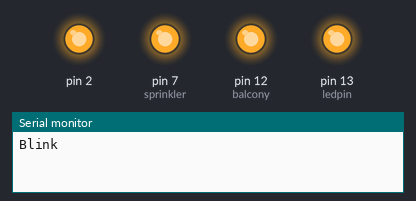
Simulated run of this sketch. Board: Arduino Uno, built with avr-gcc and run on an emulated ATmega328P. Parts: output pins drawn as LEDs (lit = HIGH), the last lines printed to the serial monitor. The local clock reads 2024-03-15 10:24:30 at power-on unless the sketch sets it.

Above: at 0.5 s.
At 4.0 s:
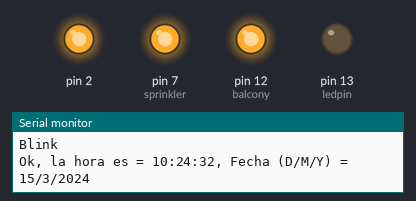
Timing chart, 0 to 9.1 s (numbered marks = the images above):
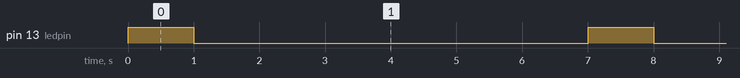

Measured:
- by itself, pin 13 (ledpin): alternates HIGH for 1.0 s and LOW for 6.0 s

The sketch:

irrigate.ino
```cpp
#include <Wire.h>
#include <TimeLib.h>
#include <DS1307RTC.h>


/*
# GPIO  pin
water_gpio = 26 # Led light #1
sprinkler_gpio = 19 # Lower sprinkler
l2 = 18 #led light #2
leds_list = [water_gpio, l2, sprinkler_gpio]

# Watering time
watering_time = 60
sprinkler_time = 180

Example of constant definition
#define ledPin 3
// The compiler will replace any mention of ledPin with the value 3 at compile time.

*/
#define watering_time 60000 // 1 minute
#define sprinkler_time 180000 // 3 minutes
#define ledblink 1000 // 1 second
#define ledpin 13 // native led
#define balcony 12
#define sprinkler 7
#define waiting_time 43200 // 24 hours in miliseconds = 86400000
tmElements_t tm;

void setup() {
  // Set up Pins mode
  pinMode(ledpin, OUTPUT);
  pinMode(balcony, OUTPUT);
  pinMode(sprinkler, OUTPUT);
  // Alimentar relay board
  pinMode(2, OUTPUT);

    //Initiate Serial communication.
  Serial.begin(9600);
  // Ensure relay pins are off
  digitalWrite(balcony, HIGH);
  digitalWrite(sprinkler, HIGH);
  digitalWrite(2, HIGH);  // para alimentar relay board


}

void ledblinking(int number){
  Serial.println("Blink");
  digitalWrite(ledpin, HIGH);
  delay(number);
  digitalWrite(ledpin, LOW);
  delay(number);

}
void water_balcony(){
  Serial.println("Balcony starts being watered");
  digitalWrite(balcony, LOW);
  delay(watering_time);
  digitalWrite(balcony, HIGH);
  Serial.println("Balcony stops being watered");
  }
void sprinkling(){
  Serial.println("Sprinkle starts");
  digitalWrite(sprinkler, LOW);
  delay(sprinkler_time);
  digitalWrite(sprinkler, HIGH);
  Serial.println("Sprinkle ends");
}

void time_printing(){


  if (RTC.read(tm)) {
    Serial.print("Ok, la hora es = ");
    print2digits(tm.Hour);
    Serial.write(':');
    print2digits(tm.Minute);
    Serial.write(':');
    print2digits(tm.Second);
    Serial.print(", Fecha (D/M/Y) = ");
    Serial.print(tm.Day);
    Serial.write('/');
    Serial.print(tm.Month);
    Serial.write('/');
    Serial.print(tmYearToCalendar(tm.Year));
    if (tm.Minute == 35){
      Serial.print("!!!! MINUTO 35!!!!!!");
    }
    Serial.println();
  } else {
    if (RTC.chipPresent()) {
      Serial.println("The DS3231 has stopped.  Please run the SetTime");
      Serial.println("example to initialize the time and begin running.");
      Serial.println();
    } else {
      Serial.println("DS3231 read error!  Please check the circuitry.");
      Serial.println();
    }
    delay(9000);
  }
  delay(5000); // Checar hora cada 5 segundos
}
void print2digits(int number) {
  if (number >= 0 && number < 10) {
    Serial.write('0');
  }
  Serial.print(number);
}

void loop() {
  if (tm.Hour == 06 && tm.Minute == 30){ // TRIGGER TIME
      water_balcony();
      sprinkling();
   }
   ledblinking(ledblink);
  /*
  //
  for (int i = 0; i < waiting_time; i++) {

  }
    */
  time_printing();
}
```
